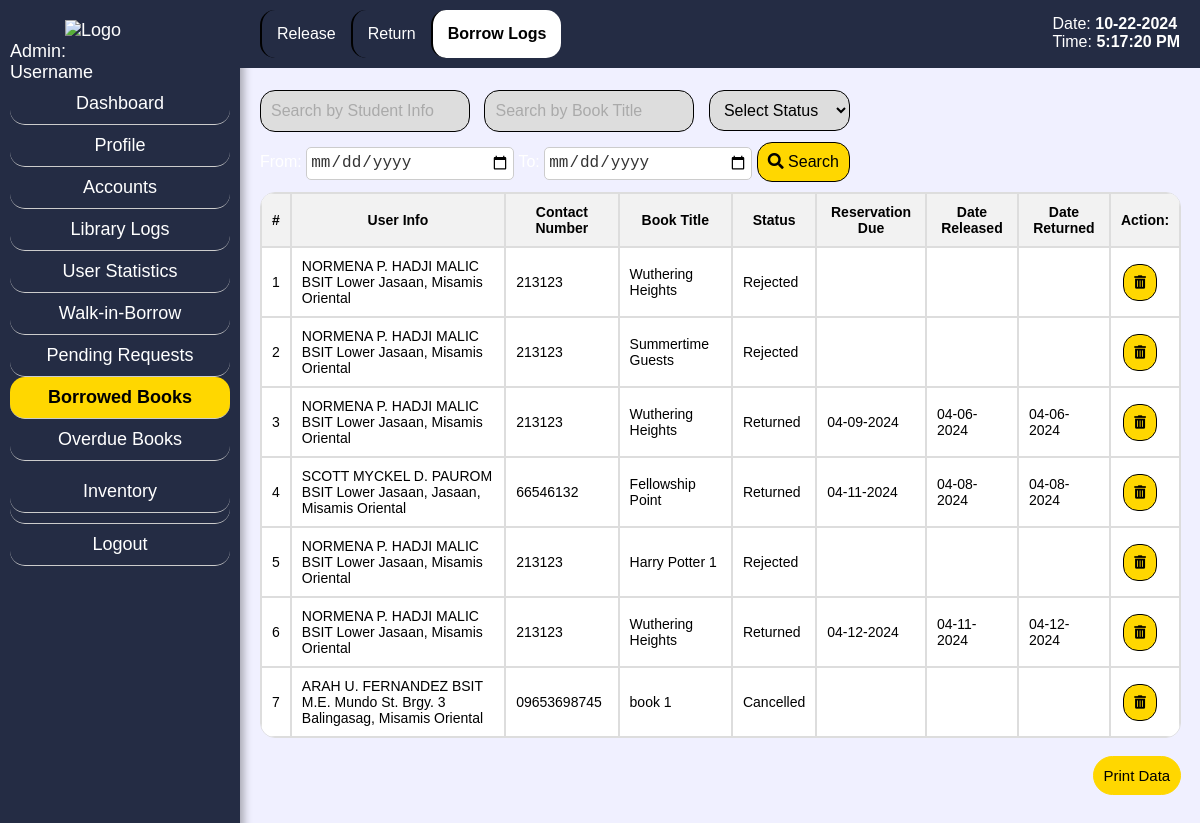
Screenshot of /admin_blogs.php with the database file from the repository.
### tables this page shows
CREATE TABLE `rsv` (
  `rid` int(9) NOT NULL,
  `uid` int(9) NOT NULL,
  `bid` int(9) NOT NULL,
  `info` varchar(255) NOT NULL,
  `contact` varchar(255) NOT NULL,
  `title` varchar(255) NOT NULL,
  `status` varchar(255) NOT NULL,
  `rsv_end` varchar(255) NOT NULL,
  `date_rel` varchar(255) NOT NULL,
  `due_date` varchar(255) NOT NULL,
  `date_ret` varchar(255) NOT NULL
);

CREATE TABLE `users` (
  `uid` int(9) NOT NULL,
  `contact` varchar(255) NOT NULL,
  `username` varchar(255) NOT NULL,
  `password` varchar(255) NOT NULL,
  `info` varchar(255) NOT NULL,
  `idnum` varchar(255) NOT NULL,
  `user_type` varchar(99) NOT NULL,
  `profile_image` varchar(99) NOT NULL,
  `status` varchar(99) NOT NULL
);

### admin_blogs.php (the view, shortened to what this page needs)
<?php
include 'config.php';
$where_clause = " WHERE r.status IN ('Returned', 'Cancelled', 'Rejected')";
$query = "SELECT r.rid, u.info, u.contact, r.status, r.title, r.date_rel, r.date_ret, r.rsv_end
          FROM users u
          JOIN rsv r ON u.uid = r.uid
          $where_clause";
$result = $mysqli->query($query);
?>
<!DOCTYPE html>
<html lang="en">
<head>
    <link rel="stylesheet" href="css/admin_srch.css">
    <link rel="stylesheet" href="https://cdnjs.cloudflare.com/ajax/libs/font-awesome/5.15.4/css/all.min.css">
</head>
<body class="bg">
<div class="sidebar">
    <span style="margin-left: 25%;"><img src="css/pics/logop.png" alt="Logo" class="logo"></span>
        <?php
        if(isset($admin_username_display)) {
            echo '<div class="hell">Admin: ' . $admin_username_display . '</span></div>';
        } else {
            echo '<div>Admin: <br>Username</div>';
        }
        ?>
        <a href="admin_dash.php<?php if(isset($aid)) echo '?aid=' . $aid; ?>" class="sidebar-item">Dashboard</a>
        <a href="admin_pf.php<?php if(isset($aid)) echo '?aid=' . $aid; ?>" class="sidebar-item">Profile</a>
        <a href="admin_srch.php<?php if(isset($aid)) echo '?aid=' . $aid; ?>" class="sidebar-item">Accounts</a>
        <a href="admin_attd.php<?php if(isset($aid)) echo '?aid=' . $aid; ?>" class="sidebar-item">Library Logs</a>
        <a href="admin_stat.php<?php if (isset($aid)) echo '?aid=' . $aid; ?>" class="sidebar-item">User Statistics</a>
        <a href="admin_wres.php<?php if(isset($aid)) echo '?aid=' . $aid; ?>" class="sidebar-item">Walk-in-Borrow</a>
        <a href="admin_preq.php<?php if(isset($aid)) echo '?aid=' . $aid; ?>" class="sidebar-item">Pending Requests</a>
        <a href="admin_brel.php<?php if(isset($aid)) echo '?aid=' . $aid; ?>" class="sidebar-item active">Borrowed Books</a>
        <a href="admin_ob.php<?php if(isset($aid)) echo '?aid=' . $aid; ?>" class="sidebar-item ">Overdue Books</a>
        <div class="sidebar-item dropdown">
            <a href="#" class="dropdown-link" onmouseover="toggleDropdown(event)">Inventory</a>
        </div>
        <a href="login.php" class="sidebar-item logout-btn">Logout</a>
    </div>
    <div class="content">
        <nav class="secondary-navbar">
            <a href="admin_brel.php<?php if(isset($aid)) echo '?aid=' . $aid; ?>" class="secondary-navbar-item">Release</a>
            <a href="admin_bret.php<?php if(isset($aid)) echo '?aid=' . $aid; ?>" class="secondary-navbar-item">Return</a>
            <a href="admin_blogs.php<?php if(isset($aid)) echo '?aid=' . $aid; ?>" class="secondary-navbar-item active">Borrow Logs</a>
        </nav>
    </div>
    <div class="fixed-date-time">
        <p>Date: <span id="current-date"><?php echo date("m-d-Y"); ?></span></p>
        <p>Time: <span id="current-time"></span></p>
    </div>
    <div class="content-container">
    <div class="search-bar">
    <div class="search-bar">
    <form method="GET" action="admin_blogs.php">
        <input type="text" name="search_info" placeholder="Search by Student Info">
        <input type="text" name="search_title" placeholder="Search by Book Title">
        <select name="search_status">
            <option value="">Select Status</option>
        </select>
        <br>
        <label for="start_date" style="color:white;">From:</label>
        <input type="date" name="start_date" placeholder="Start Date">
        <label for="end_date" style="color:white;">To:</label>
        <input type="date" name="end_date" placeholder="End Date">
        <button type="submit"><i class="fas fa-search"></i> Search</button>
    </form>
</div>
        <table>
            <thead>
                <tr>
                    <th>#</th>
                    <th>User Info</th>
                    <th>Contact Number</th>
                    <th>Book Title</th>
                    <th>Status</th>
                    <th>Reservation Due</th>
                    <th>Date Released</th>
                    <th>Date Returned</th>
                    <th>Action:</th>
                </tr>
            </thead>
            <tbody>
                <?php
                if ($result && $result->num_rows > 0) {
                    $counter = 1;
                    while ($row = $result->fetch_assoc()) {
                        echo "<tr>";
                        echo "<td>" . $counter++ . "</td>";
                        echo "<td>" . $row["info"] . "</td>";
                        echo "<td>" . $row["contact"] . "</td>";
                        echo "<td>" . $row["title"] . "</td>";
                        echo "<td>" . $row["status"] . "</td>";
                        echo "<td>" . $row["rsv_end"] . "</td>";
                        echo "<td>" . $row["date_rel"] . "</td>";
                        echo "<td>" . $row["date_ret"] . "</td>";
                        echo "<td style='text-align: center;'>
                            <form id='delete_form_" . $row["rid"] . "' name='delete_form_" . $row["rid"] . "' method='post'>
                            <input type='hidden' name='delete_reservation' value='true'>
                                <input type='hidden' name='reservation_id' value='" . $row["rid"] . "'>
                                <button type='button' class='delete-btn' onclick='deleteReservation(" . $row["rid"] . ")'><i class='fas fa-trash-alt'></i></button>
                                </form>
                        </td>";
                        echo "</tr>";
                    }
                } else {
                    echo "<tr><td colspan='9'>No data available.</td></tr>";
                }
                ?>
            </tbody>
        </table>
        <br>
        <button onclick="printData()" class="print-button">Print Data</button>
    </div>
</body>
</html>

### css/admin_srch.css (style rules this page uses)
.bg { margin: 0; padding: 0; font-family: Century Gothic,CenturyGothic,AppleGothic,sans-serif; background-color: #F0F0FF; }
.logo { height: 50px; width: auto; }
.sidebar { background-color: #242c44; width: 220px; padding: 20px 10px 20px 10px; height: 100%; font-size: 18px; position: fixed; top: 0; color: white; box-shadow: 4px 0 8px rgba(0, 0, 0, 0.3); }
.sidebar-item { padding: 10px 0; border-bottom: 1px solid #ccc; text-decoration: none; color: white; display: block; text-align: center; border-radius: 15px; }
.sidebar-item.active { background-color: gold; color: black; font-weight: bold; display: block; padding: 10px 0; }
.logout-btn { margin-top: auto; padding: 10px 0; text-decoration: none; color: white; display: block; text-align: center; border-radius: 15px; }
.secondary-navbar { background-color: #242c44; padding: 10px 20px; display: block; float: left; align-items: center; margin-left: 240px; position: fixed; width: 100%; position: fixed; top: 0; z-index: 1000; }
.secondary-navbar-item { padding: 15px; text-decoration: none; color: white; display: block; border-left: 2px solid black; float: left; text-align: center; border-radius: 15px; }
.secondary-navbar-item.active { background-color: white; color: black; font-weight: bold; }
.content-container { margin-top: 70px; margin-left: 240px; padding-left: 20px; overflow-y: auto; height: calc(100% - 70px); padding-bottom: 20px; }
.search-bar { margin-top: 20px; margin-bottom: 20px; }
.search-bar input[type="text"], .search-bar input[type="number"], .search-bar select, .search-bar button[type="submit"] { padding: 10px; font-size: 16px; border: 1px solid black; display: inline-block; margin-right: 10px; background-color: #ddd; }
.search-bar input[type="text"] { width: 20%; border-radius: 15px; }
.search-bar select { width: 15%; border-radius: 15px; }
input[type="date"] { width: 200px; height: 25px; padding: 3px; border: 1px solid #ccc; border-radius: 5px; background-color: #fff; color: #333; font-size: 16px; outline: none; }
input[type="date"]::placeholder { color: #aaa; }
.search-bar button[type="submit"] { background-color: gold; color: black; cursor: pointer; border-radius: 15px; }
.search-bar input[type="text"]::placeholder { color: #aaa; }
.search-bar button[type="button"] { background-color: gold; color: black; cursor: pointer; border-radius: 15px; padding: 10px; border: solid black 1px; }
table { width: 98%; margin-top: -10px; font-size: 14px; border-spacing: 0; border-radius: 15px; overflow: hidden; border: 1px solid #ddd; }
table tr { color: black; background-color: white; }
table th, table td { padding: 10px; border: 1px solid #ddd; text-align: left; }
table th { background-color: #f2f2f2; text-align: center; }
.print-button { float: right; margin-right: 2%; margin-bottom: 20px; border-radius: 20px; border: 1px solid gold; color: black; background-color: gold; padding: 10px; text-align: center; text-decoration: none; font-size: 15px; cursor: pointer; }
.fixed-date-time { position: fixed; top: 15px; right: 20px; color: white; font-size: 16px; z-index: 1000; }
.fixed-date-time p { margin: 0; padding: 0; }
.fixed-date-time span { font-weight: bold; }
.edit-btn, .delete-btn { border: none; background-color: gold; color: black; border-radius: 30px; padding: 8px; cursor: pointer; transition: background-color 0.3s; margin-right: 10px; text-decoration: none; }
input[type="number"], input[type="text"] { width: 500px; height: 20px; padding: 5px; border: none; border-radius: 5px; margin-bottom: 10px; background-color: white; color: black; }
.dropdown-link { padding: 10px 0; border-bottom: 1px solid #ccc; text-decoration: none; color: white; display: block; text-align: center; border-radius: 15px; }

### rows the page displays
rsv: uid.info "NORMENA P. HADJI MALIC BSIT Lower Jasaan, Misamis Oriental", uid.contact "213123", title "Wuthering Heights", status "Rejected"
rsv: uid.info "NORMENA P. HADJI MALIC BSIT Lower Jasaan, Misamis Oriental", uid.contact "213123", title "Summertime Guests", status "Rejected"
rsv: uid.info "NORMENA P. HADJI MALIC BSIT Lower Jasaan, Misamis Oriental", uid.contact "213123", title "Wuthering Heights", status "Returned", rsv_end "04-09-2024", date_rel "04-06-2024", date_ret "04-06-2024"
rsv: uid.info "SCOTT MYCKEL D. PAUROM BSIT Lower Jasaan, Jasaan, Misamis Oriental", uid.contact "66546132", title "Fellowship Point", status "Returned", rsv_end "04-11-2024", date_rel "04-08-2024", date_ret "04-08-2024"
rsv: uid.info "NORMENA P. HADJI MALIC BSIT Lower Jasaan, Misamis Oriental", uid.contact "213123", title "Harry Potter 1", status "Rejected"
rsv: uid.info "NORMENA P. HADJI MALIC BSIT Lower Jasaan, Misamis Oriental", uid.contact "213123", title "Wuthering Heights", status "Returned", rsv_end "04-12-2024", date_rel "04-11-2024", date_ret "04-12-2024"
rsv: uid.info "ARAH U. FERNANDEZ BSIT M.E. Mundo St. Brgy. 3 Balingasag, Misamis Oriental", uid.contact "09653698745", title "book 1", status "Cancelled"
